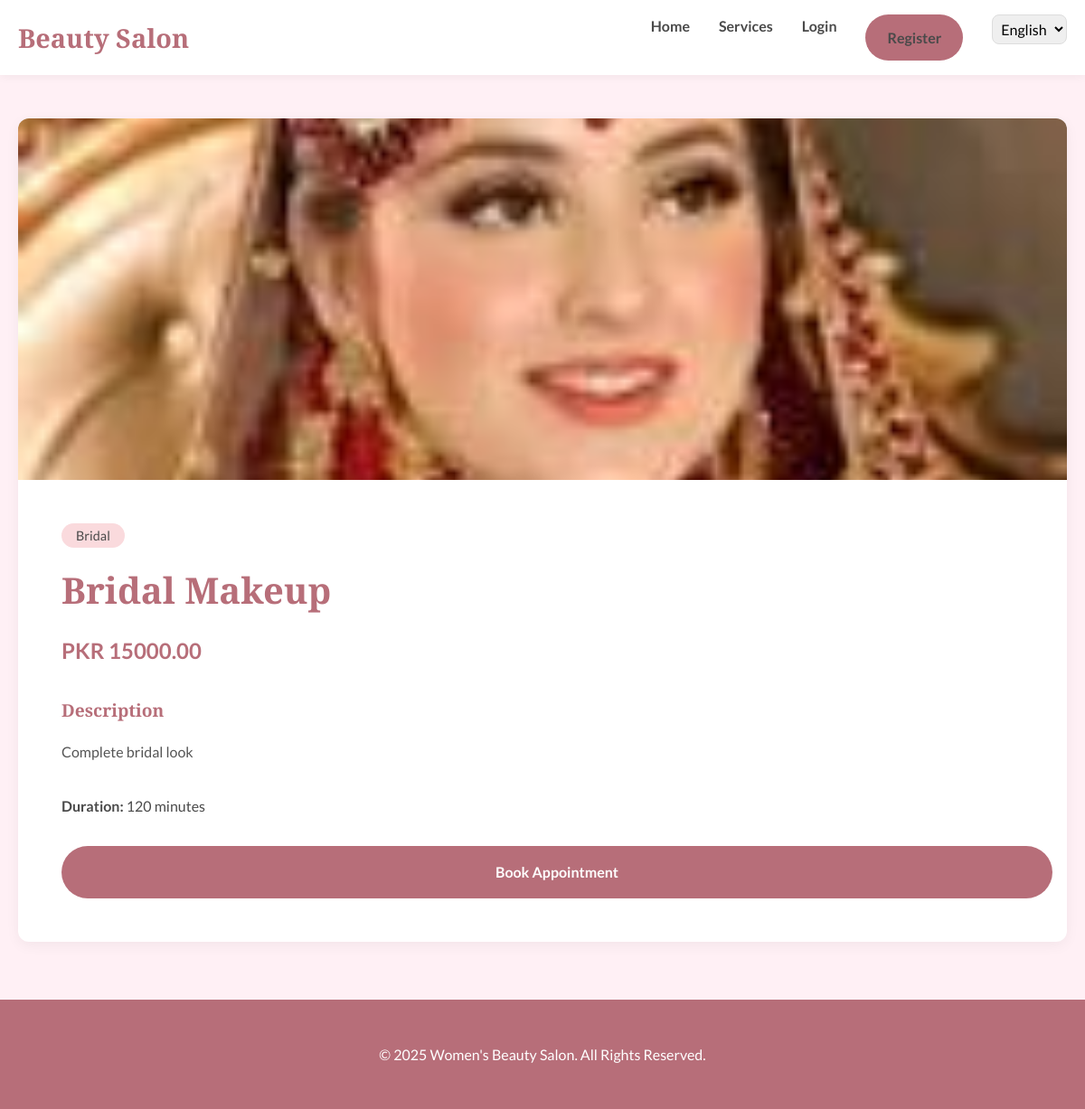
The app's page /services/1/ with its own data.
### services/models.py (models this page shows, shortened)
class ServicePackage(models.Model):
    CATEGORY_CHOICES = [
        ('BRIDAL', _('Bridal')),
        ('HAIR', _('Hair Care')),
        ('SKIN', _('Skin Care')),
        ('MAKEUP', _('Makeup')),
        ('OTHER', _('Other')),
    ]
    name = models.CharField(max_length=100)
    description = models.TextField()
    category = models.CharField(max_length=20, choices=CATEGORY_CHOICES, default='OTHER')
    price = models.DecimalField(max_digits=10, decimal_places=2, help_text=_("Price in PKR"))
    duration = models.PositiveIntegerField(help_text=_("Duration in minutes"))
    image = models.ImageField(upload_to='packages/', blank=True, null=True)
    is_active = models.BooleanField(default=True)
    created_at = models.DateTimeField(auto_now_add=True)
    updated_at = models.DateTimeField(auto_now=True)
    class Meta:
        verbose_name = _("Service Package")
        verbose_name_plural = _("Service Packages")

### services/views.py (the view)
# urls.py: path('<int:pk>/', views.PackageDetailView.as_view(), name='service_detail'),
class PackageDetailView(DetailView):
    model = ServicePackage
    template_name = 'services/package_detail.html'
    context_object_name = 'package'
    queryset = ServicePackage.objects.filter(is_active=True)

### templates/services/package_detail.html (shortened to what this page needs)
{% extends 'base.html' %}
{% load i18n %}
{% block content %}
<div
    style="margin: 3rem 0; background: var(--white); border-radius: 12px; box-shadow: 0 4px 15px rgba(0,0,0,0.05); overflow: hidden;">
    <div style="display: md-grid; grid-template-columns: 1fr 1fr; gap: 2rem;">
        <div style="height: 400px; background-color: #f9f9f9;">
            {% if package.image %}
            <img src="{{ package.image.url }}" alt="{{ package.name }}"
                style="width: 100%; height: 100%; object-fit: cover;">
            {% else %}
            <div
                style="width: 100%; height: 100%; display: flex; align-items: center; justify-content: center; color: #aaa;">
                {% trans "No Image Available" %}
            </div>
            {% endif %}
        </div>
        <div style="padding: 3rem;">
            <span
                style="background: var(--secondary-color); padding: 0.3rem 1rem; border-radius: 20px; font-size: 0.9rem;">
                {{ package.get_category_display }}
            </span>
            <h1 style="font-size: 2.5rem; margin: 1rem 0;">{{ package.name }}</h1>
            <div style="font-size: 1.5rem; color: var(--primary-color); font-weight: bold; margin-bottom: 2rem;">
                PKR {{ package.price }}
            </div>
            <div style="margin-bottom: 2rem;">
                <h3 style="font-size: 1.2rem;">{% trans "Description" %}</h3>
                <p style="line-height: 1.8; color: #555;">{{ package.description }}</p>
            </div>
            <div style="margin-bottom: 2rem;">
                <strong>{% trans "Duration:" %}</strong> {{ package.duration }} {% trans "minutes" %}
            </div>
            <a href="{% url 'appointments:book_appointment' package.pk %}" class="btn btn-primary"
                style="width: 100%; padding: 1rem; display: block; text-align: center; text-decoration: none;">
                {% trans "Book Appointment" %}
            </a>
        </div>
    </div>
</div>
{% endblock %}

### static/css/style.css (style rules this page uses)
:root { --primary-color: #B76E79; --primary-hover: #a35d68; --secondary-color: #FADADD; --accent-color: #D4AF37; --bg-color: #FFF0F5; --text-color: #4A4A4A; --white: #FFFFFF; --light-gray: #F5F5F5; --font-heading: 'Playfair Display', serif; --font-body: 'Lato', sans-serif; --container-padding: 20px; }
* { box-sizing: border_box; margin: 0; padding: 0; }
body { font-family: var(--font-body); font-size: 16px; line-height: 1.6; color: var(--text-color); background-color: var(--bg-color); }
h1, h2, h3, h4, h5, h6 { font-family: var(--font-heading); color: var(--primary-color); margin-bottom: 1rem; }
a { text-decoration: none; color: inherit; transition: color 0.3s ease; }
.btn { display: inline-block; padding: 0.8rem 1.5rem; border-radius: 30px; font-weight: 600; cursor: pointer; border: none; transition: all 0.3s ease; }
.btn-primary { background-color: var(--primary-color); color: var(--white); }

### records on screen
ServicePackage: image (picture), category "Bridal", name "Bridal Makeup", price "15000.00", description "Complete bridal look", duration "120"

### other values on screen
form field language "English"
